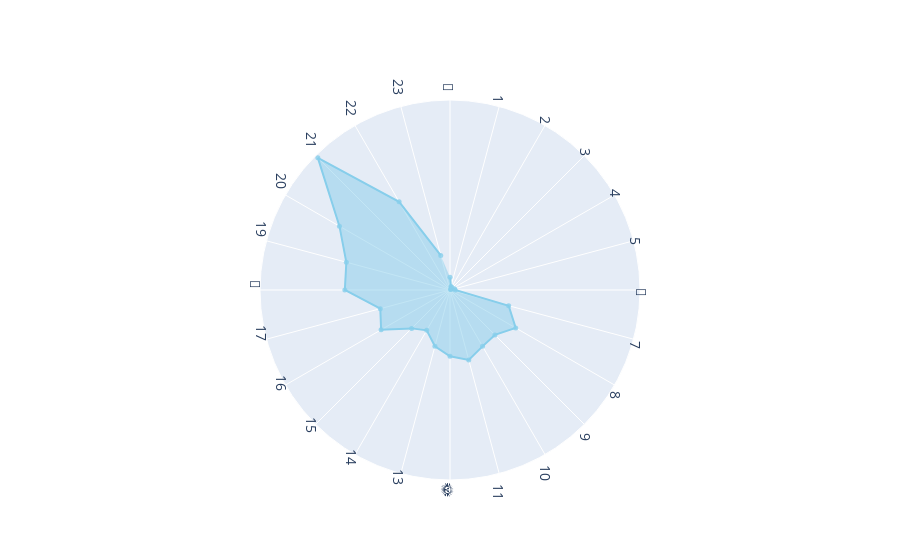

Here is the notebook cell this chart was saved with:
### Code cell
import plotly.graph_objects as go

# Time of day analysis
chat_data['hour'] = chat_data['datetime'].dt.hour

# Group by hour and count the number of messages
hourly_counts = chat_data.groupby('hour')['message'].count()

# Define the emoji labels for each hour
emoji_labels = ['🌙', '1', '2', '3', '4', '5', '🌅', '7', '8', '9', '10', '11', '🌞', '13', '14', '15', '16', '17', '🌆', '19', '20', '21', '22', '23']

# Create a circular plot with emojis
fig = go.Figure(go.Scatterpolar(
    r=hourly_counts.values,
    theta=[f'hour {hour}' for hour in hourly_counts.index],
    mode='lines+markers',
    fill='toself',
    line_color='#87CEEB',
    marker=dict(
        color='#87CEEB',
        size=5,
        symbol='circle',
        opacity=0.8
    ),
    hovertemplate='%{theta}: %{r} messages<br>%{text}',
    text=emoji_labels
))

# Set the layout and theme
fig.update_layout(
    polar=dict(
        radialaxis=dict(visible=False),
        angularaxis=dict(
            direction='clockwise',
            showticklabels=True,
            tickvals=[f'hour {hour}' for hour in hourly_counts.index],
            ticktext=emoji_labels,
            tickfont=dict(size=14),
            tickangle=90,
            ticks=''
        )
    ),
    showlegend=False,
    plot_bgcolor='white'
)

# Show the plot
fig.show()

### Figure 1 — Plotly figure (JSON) as saved in the notebook; plotly's stock layout.template omitted (floating-point values rounded to 4 significant figures)
{"data": [{"fill": "toself", "hovertemplate": "%{theta}: %{r} messages<br>%{text}", "line": {"color": "#87CEEB"}, "marker": {"color": "#87CEEB", "opacity": 0.8, "size": 5, "symbol": "circle"}, "mode": "lines+markers", "r": [41, 12, 10, 3, 3, 15, 17, 197, 246, 206, 211, 235, 215, 189, 151, 176, 258, 234, 341, 348, 414, 606, 330, 116], "text": ["🌙", "1", "2", "3", "4", "5", "🌅", "7", "8", "9", "10", "11", "🌞", "13", "14", "15", "16", "17", "🌆", "19", "20", "21", "22", "23"], "theta": ["hour 0", "hour 1", "hour 2", "hour 3", "hour 4", "hour 5", "hour 6", "hour 7", "hour 8", "hour 9", "hour 10", "hour 11", "hour 12", "hour 13", "hour 14", "hour 15", "hour 16", "hour 17", "hour 18", "hour 19", "hour 20", "hour 21", "hour 22", "hour 23"], "type": "scatterpolar"}], "layout": {"plot_bgcolor": "white", "polar": {"angularaxis": {"direction": "clockwise", "showticklabels": true, "tickangle": 90, "tickfont": {"size": 14}, "ticks": "", "ticktext": ["🌙", "1", "2", "3", "4", "5", "🌅", "7", "8", "9", "10", "11", "🌞", "13", "14", "15", "16", "17", "🌆", "19", "20", "21", "22", "23"], "tickvals": ["hour 0", "hour 1", "hour 2", "hour 3", "hour 4", "hour 5", "hour 6", "hour 7", "hour 8", "hour 9", "hour 10", "hour 11", "hour 12", "hour 13", "hour 14", "hour 15", "hour 16", "hour 17", "hour 18", "hour 19", "hour 20", "hour 21", "hour 22", "hour 23"]}, "radialaxis": {"visible": false}}, "showlegend": false}}
